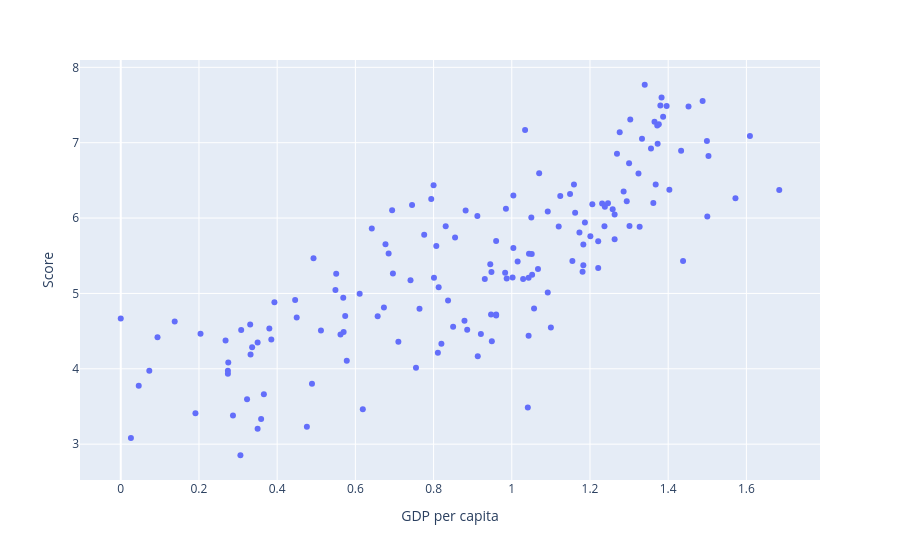

The code cell stored with this chart in its notebook:
### Markdown cell above
# TASK #5: PERFORM DATA VISUALIZATION - PART #2

### Code cell
# Plot the relationship between score, GDP and region
fig = px.scatter(happy_df, x='GDP per capita', y='Score')
fig.show()

### Figure 1 — Plotly figure (JSON) as saved in the notebook; plotly's stock layout.template omitted (floating-point values rounded to 4 significant figures; data arrays with more than 128 entries replaced by an {"elided": "..."} marker saying what was removed)
{"data": [{"hovertemplate": "GDP per capita=%{x}<br>Score=%{y}<extra></extra>", "legendgroup": "", "marker": {"color": "#636efa", "symbol": "circle"}, "mode": "markers", "name": "", "orientation": "v", "showlegend": false, "type": "scatter", "x": {"elided": "156 float values"}, "xaxis": "x", "y": {"elided": "156 float values"}, "yaxis": "y"}], "layout": {"legend": {"tracegroupgap": 0}, "margin": {"t": 60}, "xaxis": {"anchor": "y", "domain": [0, 1], "title": {"text": "GDP per capita"}}, "yaxis": {"anchor": "x", "domain": [0, 1], "title": {"text": "Score"}}}}
